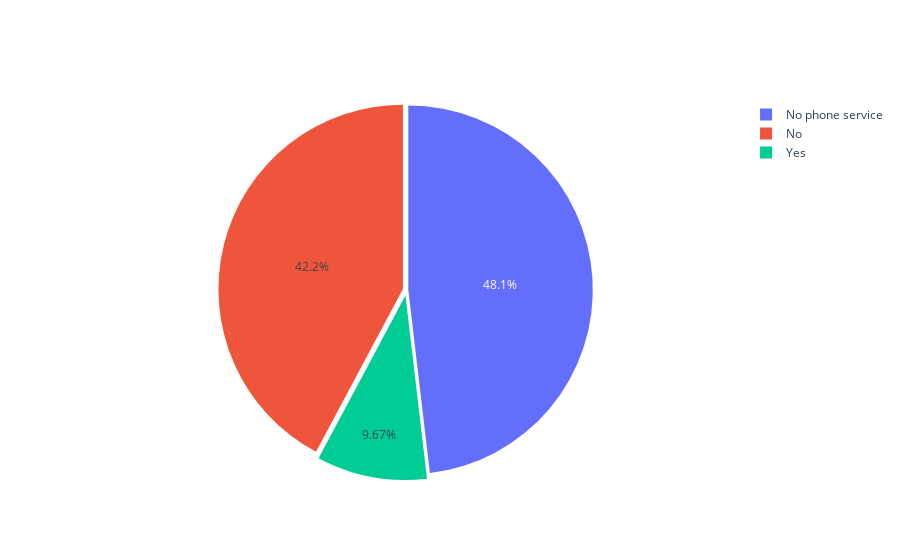

Notebook source saved alongside this figure:
### Code cell
lables=df["MultipleLines"].unique()
values=df["MultipleLines"].value_counts()
diag=go.Figure(data=[go.Pie(labels=lables,values=values,pull=[0.01,0.02,0.03])])
diag.show()

### Figure 1 — Plotly figure (JSON) as saved in the notebook; plotly's stock layout.template omitted (floating-point values rounded to 4 significant figures)
{"data": [{"labels": ["No phone service", "No", "Yes"], "pull": [0.01, 0.02, 0.03], "type": "pie", "values": [3385, 2967, 680]}], "layout": {}}
